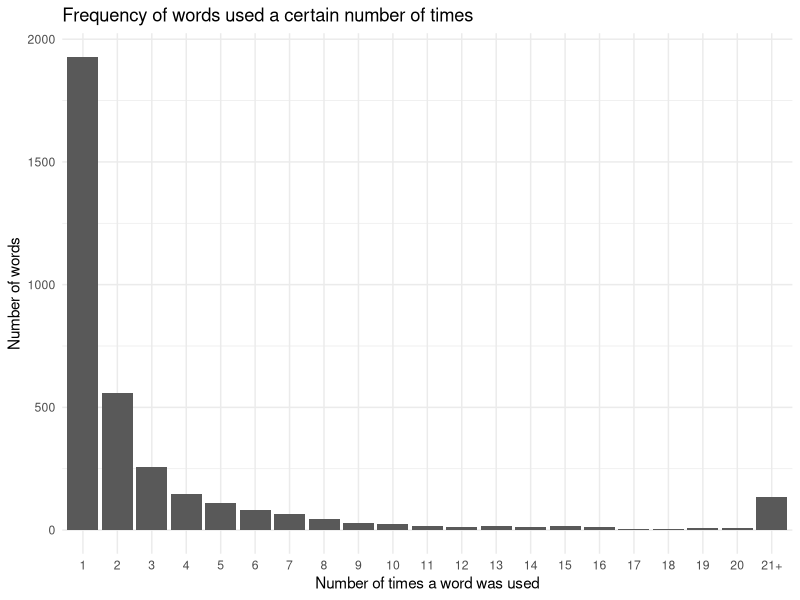

The R script that drew this image:
## ---- chunk 1
library(readr)
library(ggplot2)
library(tidyverse)
df <- read_csv("freqFile.txt")

#split the tail into one group
tail <- df %>% filter(times_used > 20) %>% summarize_all(sum) %>% mutate(times_used = 21)

#add tail to first group
use <- df %>% filter(times_used < 21)
use <- use %>% full_join(tail) %>% arrange(times_used)
## ---- chunk 2
ggplot(use, aes(x = factor(times_used), y = count)) + 
  geom_bar(stat = "identity", position=position_dodge()) +
  scale_x_discrete(labels = c("1", "2", "3", "4", "5", "6", "7", "8", "9", "10", "11", "12", "13", "14", "15", "16", "17", "18", "19", "20", "21+")) +
  theme_minimal() +
  labs(title = "Frequency of words used a certain number of times", x = "Number of times a word was used", y = "Number of words")
